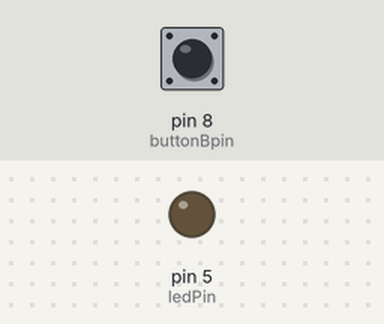
Simulated run of this sketch. Board: Arduino Uno, built with avr-gcc and run on an emulated ATmega328P. On the bench: output pins drawn as LEDs (lit = HIGH). Inputs (shaded band) come from the test bench; at power-on: pin 8 (buttonBpin) LOW.

Above: at 1.2 s.
1.3 s: pin 8 (buttonBpin) pulled HIGH for 0.15 s
At 1.37 s:
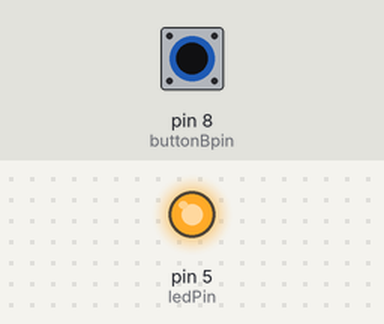
2.9 s: pin 8 (buttonBpin) pulled HIGH for 3.2 s
At 6.5 s:
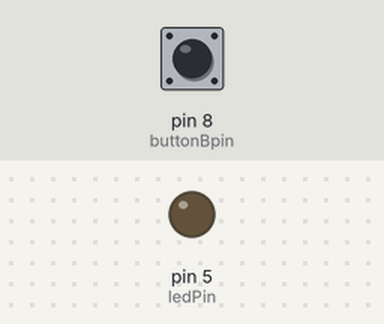
Timing chart, 0 to 8.0 s (numbered marks = the images above; inputs shaded):
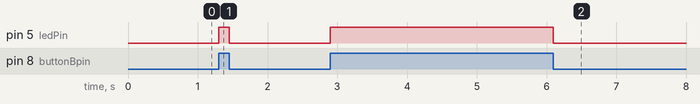

The sketch:

input-switch-lab4.ino
```cpp
/***********************************************************
File name: lab04.ino
Description: use push buttons with digital inputs to turn
an LED on and off
***********************************************************/
const int ledPin = 5;
const int buttonBpin = 8;


void setup() {
  pinMode(ledPin, OUTPUT);
  pinMode(buttonBpin, INPUT);
}


void loop(){
  int uyt = (digitalRead(buttonBpin));

  if (uyt == HIGH)

  {
    digitalWrite(ledPin, HIGH);
  }
  else
  {
    digitalWrite(ledPin, LOW);
  }
}
```

Measured:
- after the input at 1.3 s, pin 5 (ledPin): LOW → HIGH at once, → LOW 0.15 s later
- after the input at 2.9 s, pin 5 (ledPin): LOW → HIGH at once, → LOW 3.2 s later
